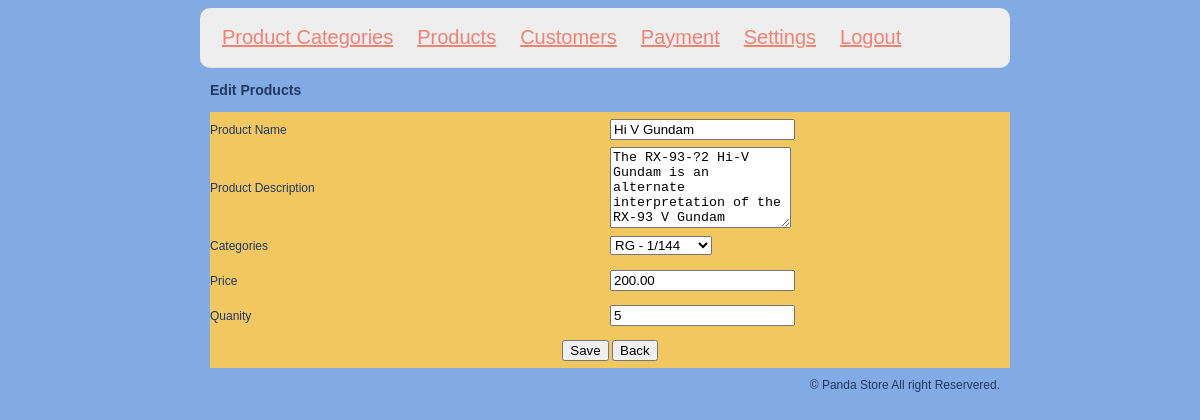
/admin/home.php?page=productsedit&id=74 (signed in), run on the app's committed database.
### tables this page shows
CREATE TABLE `products` (
  `productid` int(11) NOT NULL,
  `productname` varchar(50) NOT NULL,
  `productdes` varchar(200) NOT NULL,
  `categoriesid` int(11) NOT NULL,
  `price` decimal(10,2) NOT NULL,
  `qty` int(11) NOT NULL,
  `productdate` date NOT NULL,
  `productimage` varchar(50) NOT NULL
);

### admin/lib/function.php (called while the page is built, shortened)
<?
	function getData($sql){
		require('./config/connect.php');
		$result = mysqli_query($mydb, $sql);
		$i = 0;
		while($row = mysqli_fetch_array($result)){
			$data[$i++] = $row;
		}
		return $data;
	}
	function getRowCount($sql){
		require('./config/connect.php');
		$result = mysqli_query($mydb, $sql);
		$num = mysqli_num_rows($result);
		return $num;
	}
?>

### admin/productsedit.php (the view, shortened to what this page needs)
<?
	require_once('lib/function.php');
	$pid = $_GET['id'];
	$sql = "SELECT * FROM products WHERE productid=" . $pid;
	$pdata = getData($sql);
?>
<h3>Edit Products</h3>
<form action="?page=productsave&action=edit" method="post" onsubmit="return editaddp();">
<table cellspacing="0" cellpadding="0" width="400px">
  <tr height="35px">
    <td width="200px">Product Name</td>
    <td width="200px"><input type="text" name="txtpname" id="txtpname" value="<? echo($pdata[0]['productname']) ?>"></td>
  </tr>
  <tr height="35px">
    <td>Product Description</td>
    <td><textarea name="txtpdes" rows="5" id="txtpdes" value="<? echo($pdata[0]['productdes']) ?>"><? echo($pdata[0]['productdes']) ?></textarea></td>
  </tr>
  <tr height="35px">
    <td>Categories</td>
    <td>
	<?
		$sql = "SELECT * FROM categories";
		$rowcount = getRowCount($sql);
		$row = getData($sql);
	?>
    <select name="txtcate" id="txtcate">
    <?
		for($i = 0; $i < $rowcount; $i++){
			if($row[$i][0] == $pdata[0]['categoriesid'])
			{
	?>
            <option value="<? echo($row[$i][0]); ?>" selected><? echo($row[$i][1]); ?></option>
	<?		}
			else
			{
	?>
            <option value="<? echo($row[$i][0]); ?>"><? echo($row[$i][1]); ?></option>
	<? }} ?>
    </select>
    </td>
  </tr>
  <tr height="35px">
    <td>Price</td>
    <td><input type="text" name="txtprice" id="txtprice" value="<? echo($pdata[0]['price']) ?>"></td>
  </tr>
  <tr height="35px">
    <td>Quanity</td>
    <td><input type="text" name="txtqty" id="txtqty" value="<? echo($pdata[0]['qty']) ?>"></td>
  </tr>
  <tr height="35px" align="center">
    <td colspan="2">
    	<input type="submit" value="Save">
        <input type="button" value="Back" onClick="javascript:history.back();">
	</td>
  </tr>
</table>
</form>

### admin/css/style.css (style rules this page uses)
body { background-color:#82AAE3; font-family:Verdana, Arial, Helvetica, sans-serif; font-size:12px; color:#243763; align-items: center; }
table { width:800px; background-color: #f0c85f; }

### data on the page
products: txtpname "Hi V Gundam", txtpdes "The RX-93-?2 Hi-V Gundam is an alternate interpretation of the RX-93 V Gundam", txtprice "200.00", txtqty "5"

### other printed values
form field txtcate "RG - 1/144"
